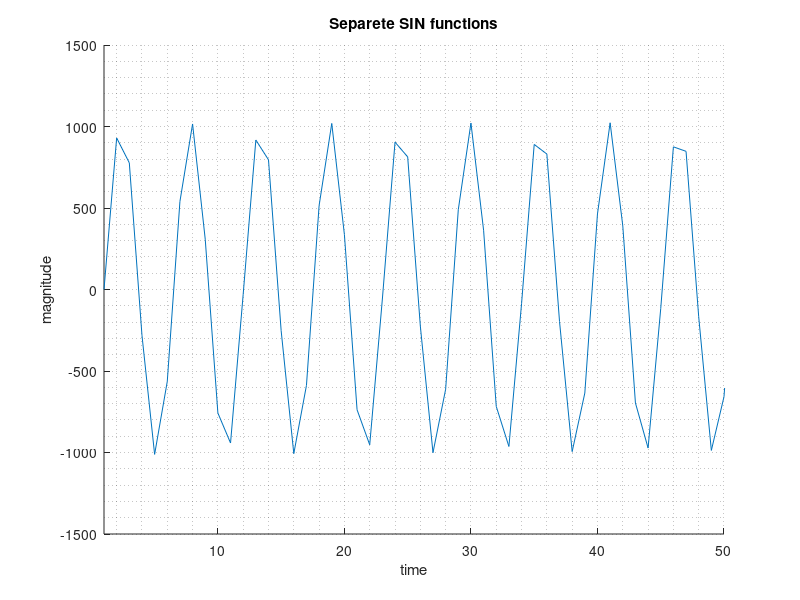
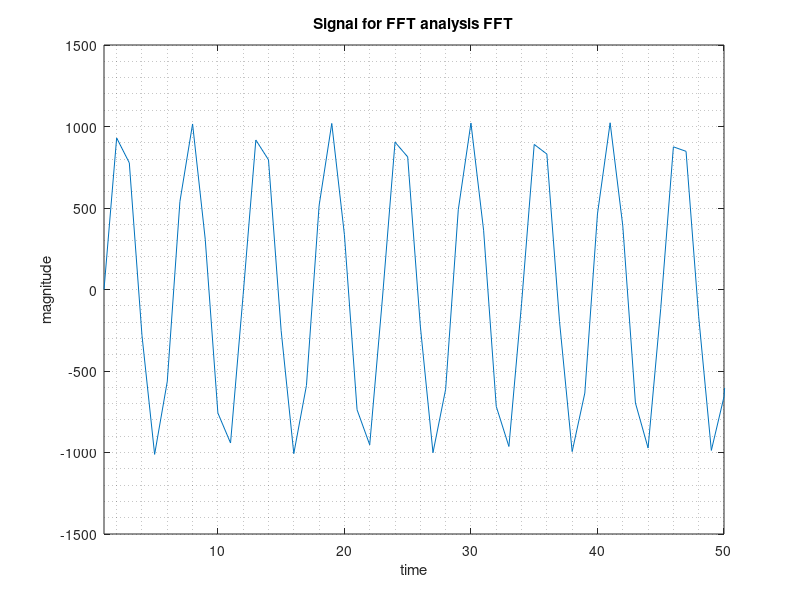
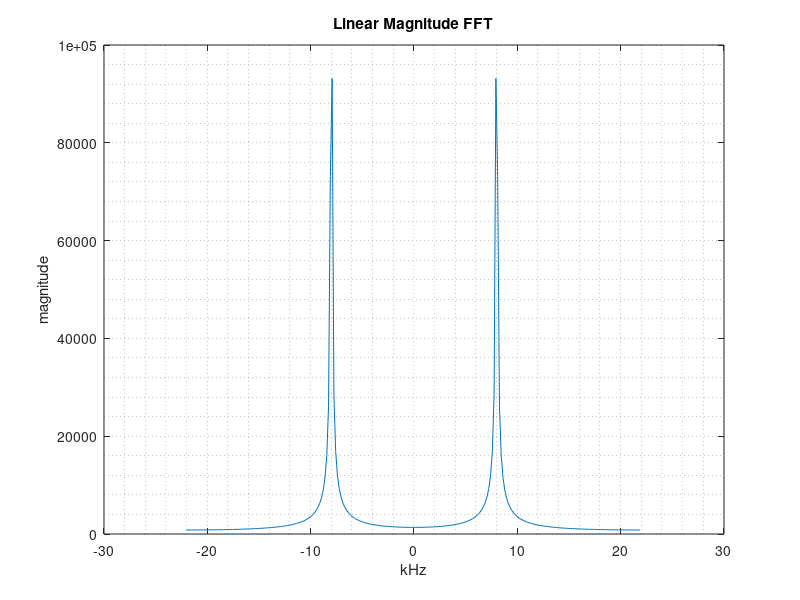
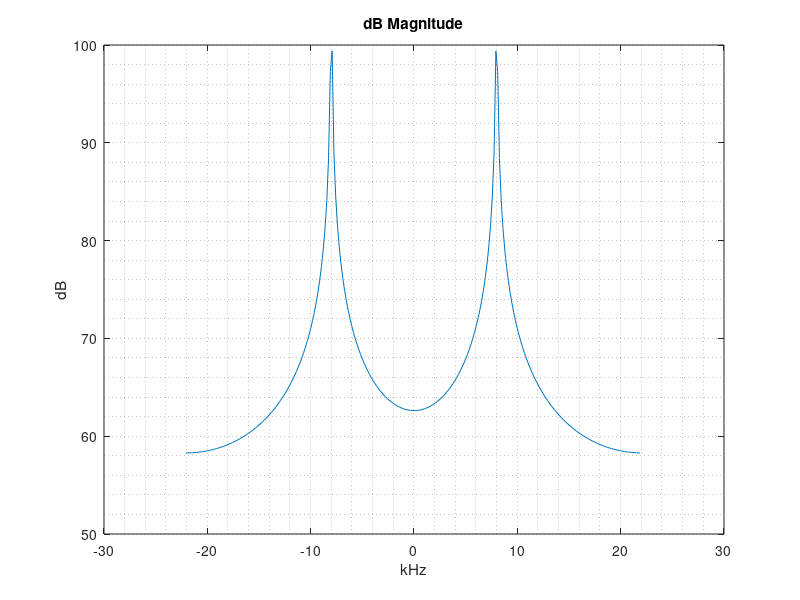

MATLAB code for these plots, in order: (Note: this script raises an error after producing the figures.)
%% If need working only with Real and Imginary parts Comment lines started 
% with "Stage" in "New Stages" part and on the bottom whole figure(5)

%% FFT algoritm
clear;                      % clears all previus values from memory 
clc;                        % clear command window
fs =  44100;                % samplinf freq.
fftLength=256;              % windowlength 
stage_num = log2(fftLength);

while 1                     % Checking for correct "fftLength"-Wondow length value
if ~mod(stage_num,1)==0
    error('"fftLength"-Wondow length value must be a numer: 2^x= : 2, 4, 8, 16, 32,...');
    break
else
                            % continue working if value is correct
% signal frequencies
max = 2048 - 1 ;

f1 = 430;
a1 = 0;

f2 = 4300;
a2 = 0;

f3 = 8000;
a3 = max/2;

% calculating signals 
comp1 = a1 * sin(2*pi*f1*[0:1/fs:1]);
comp2 = a2 * sin(2*pi*f2*[0:1/fs:1]);
comp3 = a3 * sin(2*pi*f3*[0:1/fs:1]);
Length = length(comp3);

data = comp1 + comp2 + comp3;      % creates vector from 3 sin functions
%data = comp3;

% Plot shifting to center
bin_vals = [0 : fftLength-1];
N_2 = ceil(fftLength/2);
fax_kHz = (bin_vals-N_2)*fs/fftLength/1000;

freq3 = ceil(-(fftLength)/2:1:(fftLength)/2).*(fs/fftLength)/1000;

figure(1)               % plots separete sin functions
hold off,
%plot ( comp1, '-');
hold on;
%plot ( comp2, '-');
plot (comp3, '-')
xlim([1 50]), grid minor,;
title('Separete SIN functions') 
ylabel('magnitude'), xlabel('time') 
hold off;

figure(2)               % plots signal for fft
plot (data), grid minor,;
xlim([1 50])
title('Signal for FFT analysis FFT') 
ylabel('magnitude'), xlabel('time') 

figure(3)               % plots resultinf fft from Matlab functions
ft = fft(data,fftLength); 
ft1 = fftshift(ft);
ftMag = abs(ft1); 
plot (fax_kHz,ftMag), grid minor,
title('Linear Magnitude FFT') 
ylabel('magnitude'), xlabel('kHz') 

figure(4)               % plots resultinf fft(in dB) from Matlab functions
ft = fft(data,fftLength); 
ft1 = fftshift(ft);
ftMag = abs(ft1(1:fftLength)); 
plot (fax_kHz,20*log10(ftMag)), grid minor,
title('dB Magnitude') 
ylabel('dB'), xlabel('kHz') 

%% Data preparation for FFT

% reverse bit calulation
bits = length(dec2bin( fftLength - 1 ));    % how many bits in binary number
rev_bit_dec = zeros(1,fftLength);           % create vektor size of fftlength

stage = 1;              %Do it here for stage #1 
c = 0:fftLength-1;
c_bin = de2bi(c);       % create binary table
rev_bit_dec = bi2de(fliplr(circshift(c_bin',stage-1)'));    %Rotate binary table and convert to dec

%  creating matrix arrays
%  create empty matrix arrays to store values in reverse bit order
stage = zeros(bits+1,fftLength);
real_n = zeros(bits+1,fftLength);
imag_n = zeros(bits+1,fftLength);

real_n_sfi = zeros(bits+1,fftLength);
imag_n_sfi = zeros(bits+1,fftLength);

%% Starting stages

for st = 0 : stage_num;
    if st == 0
       for tmp=1:fftLength;
            stage(st+1,tmp)  =  data(rev_bit_dec(tmp)+1);
            real_n(st+1,tmp)  =  data(rev_bit_dec(tmp)+1);
       end
    else st > 0;
        for n = 1 : fftLength/2;
                Wn(n)  = exp(-j * (n-1) * 2 * pi/ 2^(st) );
                Wr(n) = real(Wn(n));
                Wi(n) = imag(Wn(n));
        end
        for i = 1 : 2^st : fftLength;
                for k = 0 : 2^(st-1)-1;
                    % Even
                        stage(st+1,i+k) = stage(st,i+k) + Wn(k+1)*stage(st,i+k+2^(st-1));
                        real_n(st+1,i+k) = real_n(st,i+k) + Wr(k+1)*real_n(st,i+k+2^(st-1)) - Wi(k+1)*imag_n(st,i+k+2^(st-1));
                        imag_n(st+1,i+k) = imag_n(st,i+k) + Wi(k+1)*real_n(st,i+k+2^(st-1)) + + Wr(k+1)*imag_n(st,i+k+2^(st-1));
                    % Odd
                        stage(st+1,i+k+2^(st-1)) = stage(st,i+k) - Wn(k+1)*stage(st,i+k+2^(st-1));
                        real_n(st+1,i+k+2^(st-1)) = real_n(st,i+k) - Wr(k+1)*real_n(st,i+k+2^(st-1)) +  Wi(k+1)*imag_n(st,i+k+2^(st-1));
                        imag_n(st+1,i+k+2^(st-1)) = imag_n(st,i+k) - Wi(k+1)*real_n(st,i+k+2^(st-1)) - Wr(k+1)*imag_n(st,i+k+2^(st-1));
                end
        end
    end
end

%% Constructing signed fixed-point numeric objects

 for n = 1 : fftLength/2;
     Wr_sfi(n) = sfi(real(Wn(n)),16);
     Wi_sfi(n) = sfi(imag(Wn(n)),16);
 end

  for n = 1 : fftLength;
      for k = 1 : st + 1
        real_n_sfi(k,n) = sfi(real_n(k,n),24);
        imag_n_sfi(k,n) = sfi(imag_n(k,n),24);
      end
  end
 
%% Plotting out

% for slowly result plotting uncomment pause

figure(5)
for i = 1 : bits + 1;
    %plot( fax_kHz, abs( fftshift( real_n(i, :) + j.*imag_n(i,:) ) ) ),
    plot( fax_kHz, abs( fftshift( stage(i,:) ) ) ),
    grid minor, title('Linear Magnitude FFT'), ylabel('magnitude'), xlabel('kHz');
    %pause(1);
end

figure(6)
for i = 1 : bits + 1;
    plot( fax_kHz, abs( fftshift( real_n(i, :) + j.*imag_n(i,:) ) ) ),
    grid minor, title('Linear Magnitude FFT, ploted from Real + Imag'), ylabel('magnitude'), xlabel('kHz');
    %plot( fax_kHz, abs( fftshift( stage(i,:) ) ) ), grid minor,;
    %pause(1);
end

break
end
end
